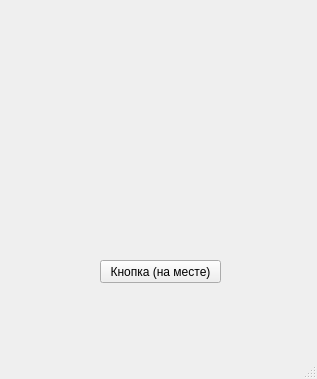
<?xml version="1.0" encoding="UTF-8"?>
<ui version="4.0">
 <class>MainWindow</class>
 <widget class="QMainWindow" name="MainWindow">
  <property name="geometry">
   <rect>
    <x>0</x>
    <y>0</y>
    <width>317</width>
    <height>379</height>
   </rect>
  </property>
  <property name="windowTitle">
   <string>Круг (не квадрат)</string>
  </property>
  <widget class="QWidget" name="centralwidget">
   <widget class="QPushButton" name="pushButton">
    <property name="geometry">
     <rect>
      <x>100</x>
      <y>260</y>
      <width>121</width>
      <height>23</height>
     </rect>
    </property>
    <property name="text">
     <string>Кнопка (на месте)</string>
    </property>
   </widget>
  </widget>
  <widget class="QMenuBar" name="menubar">
   <property name="geometry">
    <rect>
     <x>0</x>
     <y>0</y>
     <width>317</width>
     <height>21</height>
    </rect>
   </property>
  </widget>
  <widget class="QStatusBar" name="statusbar"/>
 </widget>
 <resources/>
 <connections/>
</ui>
